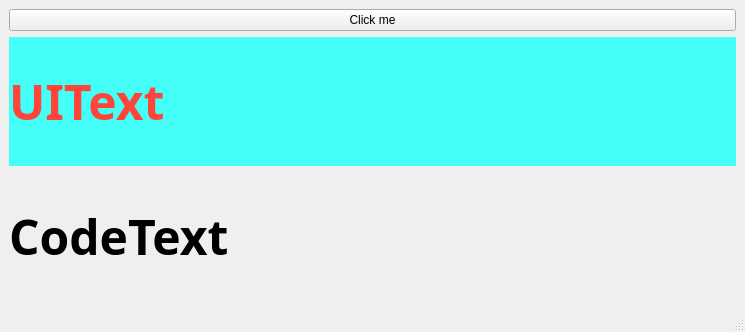
<?xml version="1.0" encoding="UTF-8"?>
<ui version="4.0">
 <class>MainWindow</class>
 <widget class="QMainWindow" name="MainWindow">
  <property name="geometry">
   <rect>
    <x>0</x>
    <y>0</y>
    <width>745</width>
    <height>332</height>
   </rect>
  </property>
  <property name="windowTitle">
   <string>MainWindow</string>
  </property>
  <widget class="QWidget" name="centralwidget">
   <layout class="QHBoxLayout" name="horizontalLayout">
    <item>
     <layout class="QVBoxLayout" name="verticalLayout">
      <item>
       <widget class="QPushButton" name="pushButton">
        <property name="text">
         <string>Click me</string>
        </property>
       </widget>
      </item>
      <item>
       <widget class="QLabel" name="uiTextLabel">
        <property name="font">
         <font>
          <family>Al Bayan</family>
          <pointsize>36</pointsize>
          <weight>75</weight>
          <bold>true</bold>
         </font>
        </property>
        <property name="styleSheet">
         <string notr="true">background-color: rgb(67, 255, 247);
color: rgb(255, 69, 57);</string>
        </property>
        <property name="text">
         <string>UIText</string>
        </property>
       </widget>
      </item>
      <item>
       <widget class="QLabel" name="codeTextLabel">
        <property name="font">
         <font>
          <family>Al Bayan</family>
          <pointsize>36</pointsize>
          <weight>75</weight>
          <bold>true</bold>
         </font>
        </property>
        <property name="styleSheet">
         <string notr="true"/>
        </property>
        <property name="text">
         <string>CodeText</string>
        </property>
       </widget>
      </item>
     </layout>
    </item>
   </layout>
  </widget>
  <widget class="QMenuBar" name="menubar">
   <property name="geometry">
    <rect>
     <x>0</x>
     <y>0</y>
     <width>745</width>
     <height>21</height>
    </rect>
   </property>
  </widget>
  <widget class="QStatusBar" name="statusbar"/>
 </widget>
 <resources/>
 <connections/>
</ui>
